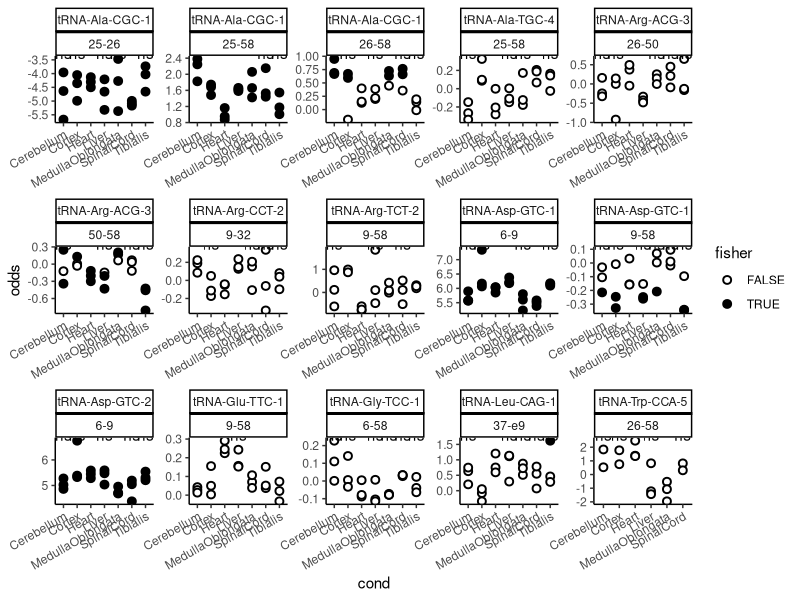
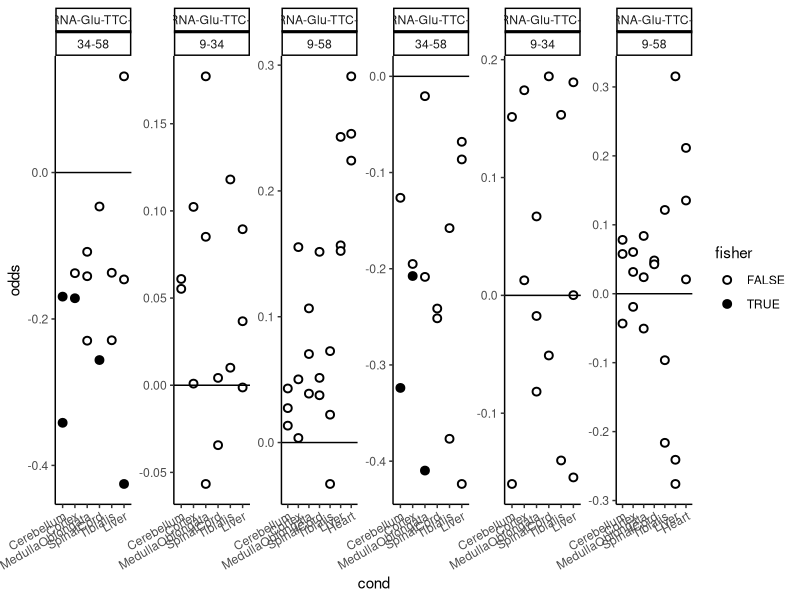
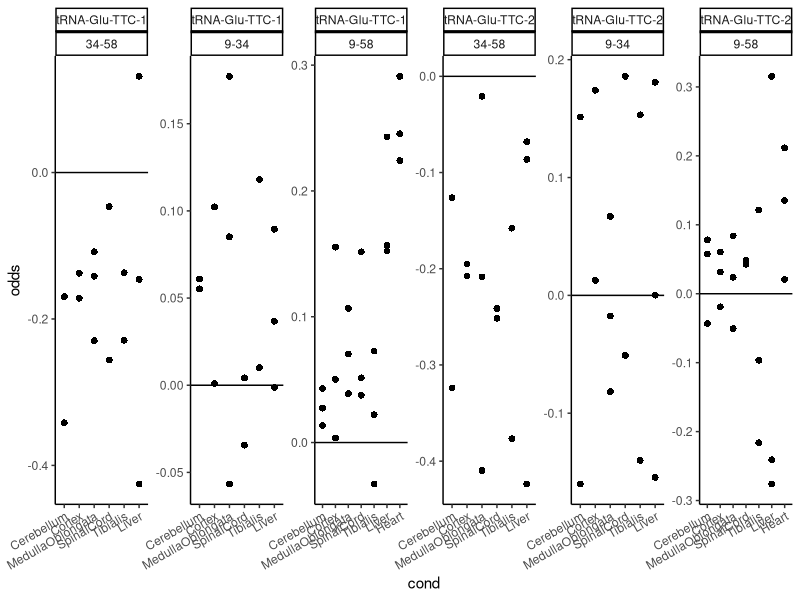
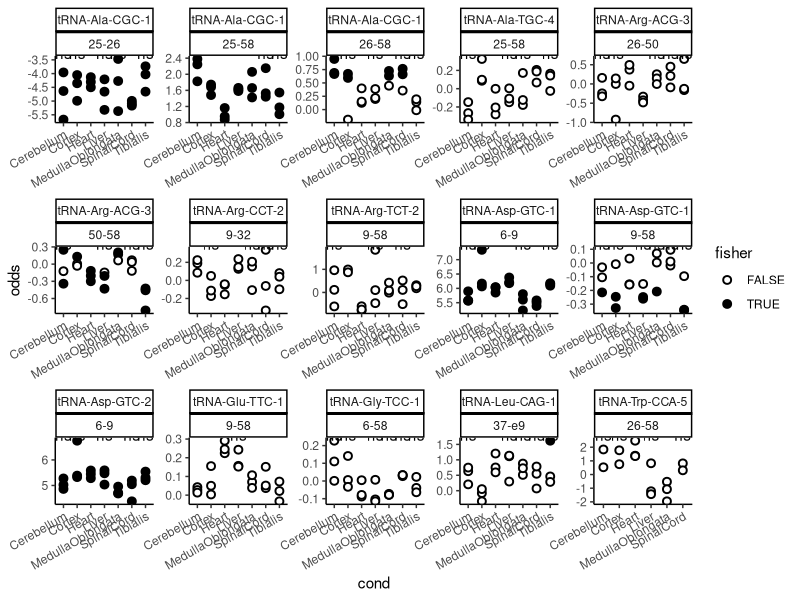
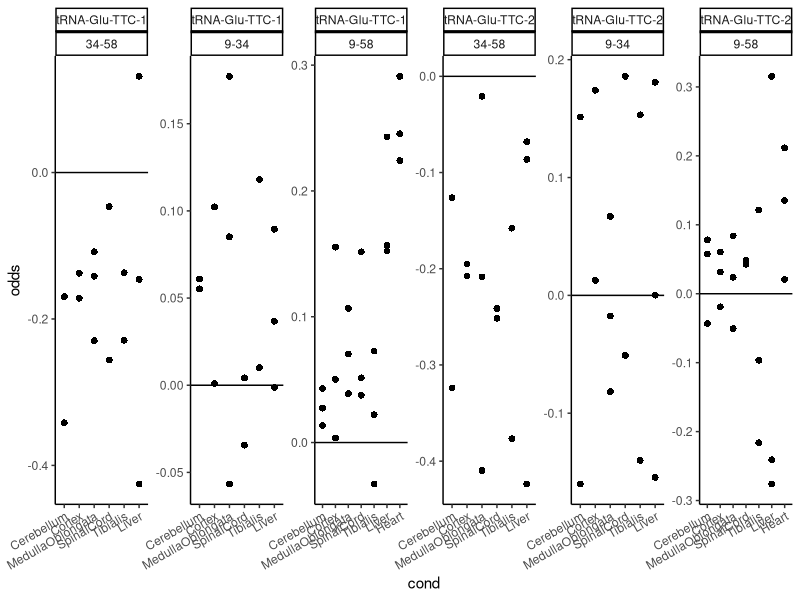

The R script that drew these images, in order:
library(ggpubr)
library(ggplot2)

# Load data
raw_dataset = read.delim("data/QuantM_mouse_tissues/interdependences_morethan2samples.tsv")

# Reformat
dataset = c()
for (r in rownames(raw_dataset)){
  tempdata = data.frame(row.names = 1:raw_dataset[r,"X.samples"])
  tempdata$reference = substr(raw_dataset[r,"reference"],14,100)
  tempdata$pair = paste0(raw_dataset[r,c("canon_var1","canon_var2")],collapse="-")
  tempdata$cond = raw_dataset[r,"cond"]
  odds = sapply(strsplit(raw_dataset[r,"odds"],"\\[|\\]| ")[[1]], function(x) if (x!=""){as.numeric(x)}else{NA})
  tempdata$odds = odds[!is.na(odds)]
  pval = sapply(strsplit(raw_dataset[r,"pval_cor"],"\\[|\\]| ")[[1]], function(x) if (x!=""){as.numeric(x)}else{NA})
  tempdata$fisher = pval[!is.na(pval)]<0.05
  splitted = strsplit(raw_dataset[r,"reference"],"-")[[1]]
  tempdata$wobble = if(substr(splitted[length(splitted)-1],1,1) %in% c("A","T")){"AT"}else{"GC"}
  tempdata$aa = splitted[length(splitted)-2]
  dataset = rbind(dataset,tempdata)
}
# Remove mitochondrial
dataset = dataset[!grepl("mito",dataset$reference),]

### Differences between conditions ###
diffcond = compare_means(odds ~ cond, data = dataset, group.by = c("pair","reference"),
                         method = "t.test", p.adjust.method="fdr")

# Compute odds ratio fold change
sigsubset = diffcond[order(diffcond$p)[1:20],]

# Plot
ggplot(dataset[(apply(dataset[,c("reference","pair")],1,paste0,collapse="_") %in% apply(sigsubset[,c("reference","pair")],1,paste0,collapse="_")),], aes(x=cond, y=odds)) + 
  facet_wrap( ~ reference*pair, ncol=5, scales = "free") +
  geom_point(shape = 21, color="black", stroke=1, size=2, aes(fill = fisher)) +
  scale_fill_manual(values=c("white", "black")) +
  stat_summary(fun.data=mean_sdl, geom="pointrange", color="red") +
  stat_compare_means(ref.group = "Heart", method = "t.test", label = "p.signif") +
  theme_classic() +
  theme(axis.text.x = element_text(angle = 30, vjust = 1, hjust=1))
ggsave("plots/differences_mouse_tissues.pdf",width=16,height=10)

### Differences between isodecoders ###
# Focus on Glu-TTC
subsetGlu = dataset[dataset$reference %in% c("tRNA-Glu-TTC-1","tRNA-Glu-TTC-2"),]
subsetGlu$cond = factor(as.character(subsetGlu$cond), levels=c("Cerebellum","Cortex","MedullaOblongata","SpinalCord","Tibialis","Liver","Heart"))

# Plot per AA family
diffGlu = compare_means(odds ~ cond, data = subsetGlu, group.by = c("pair","reference"),
                         method = "kruskal.test", p.adjust.method="fdr")
ggplot(subsetGlu, aes(x=cond, y=odds)) + 
  facet_wrap( ~ reference*pair, ncol=6, scales = "free") +
  geom_point(shape = 21, color="black", stroke=1, size=2, aes(fill = fisher)) +
  geom_hline(yintercept=0) +
  scale_fill_manual(values=c("white", "black")) +
  stat_summary(fun.data=mean_sdl, geom="pointrange", color="red", alpha = 0.5) +
  theme_classic() +
  theme(axis.text.x = element_text(angle = 30, vjust = 1, hjust=1))
ggplot(subsetGlu, aes(x=cond, y=odds)) + 
  facet_wrap( ~ reference*pair, ncol=6, scales = "free") +
  geom_point(shape = 16, size=2) +
  geom_hline(yintercept=0) +
  scale_fill_manual(values=c("white", "black")) +
  stat_summary(fun.data=mean_sdl, geom="pointrange", color="red", alpha = 0.5) +
  theme_classic() +
  theme(axis.text.x = element_text(angle = 30, vjust = 1, hjust=1))
ggsave("plots/differences_mouse_tissues_GluTTC.pdf",width=11,height=2.3)
